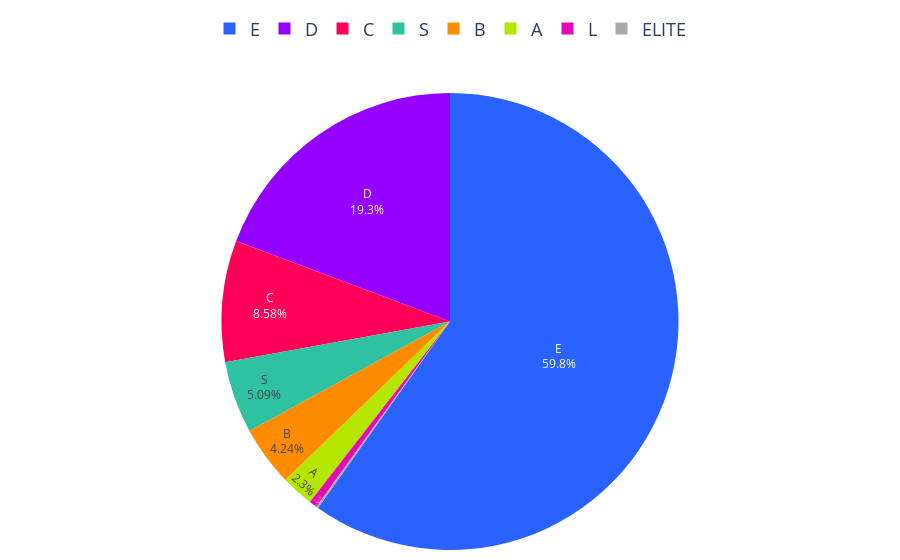

The notebook cell saved with this chart:
### Code cell
# Datos proporcionados
colores = ['#2962ff', '#9500ff', '#ff0059', '#ff8c00', '#b4e600', '#2EC2A2', '#E50CB6', '#A9A9A9']  # Añadimos gris

porcentajes = creditos_segmentos_2023['Porcentaje']
labels = creditos_segmentos_2023['Segmento']

# Asignar un color gris para los segmentos que no tengan porcentaje
# Crear un diccionario de colores con todos los segmentos, asignando gris a los que no tienen porcentaje
colores_segmentos = {segmento: colores[i] if segmento in labels.values else '#A9A9A9' 
                     for i, segmento in enumerate(segmentos)}

# Ordenar los segmentos según el orden deseado
orden_segmentos = ["E", "D", "C", "B", "A", "S", "L", "ELITE"]

# Crear lista de colores y valores en el orden especificado
colores_ordenados = [colores_segmentos.get(segmento, '#A9A9A9') for segmento in orden_segmentos]
valores_ordenados = [porcentajes[labels == segmento].sum() if segmento in labels.values else 0 for segmento in orden_segmentos]

# Crear gráfico de pastel
fig = go.Figure(data=[go.Pie(
    labels=orden_segmentos, 
    values=valores_ordenados, 
    marker=dict(colors=colores_ordenados)
)])

# Configuración de texto dentro del gráfico
fig.update_traces(
    textinfo='percent+label',  # Mostrar porcentaje y etiquetas
    textposition='inside'     # Ubicar texto dentro de las secciones
)

# Configuración de la leyenda
fig.update_layout(
    margin=dict(l=10, r=10, t=10, b=10),  # Ajusta los márgenes
    legend=dict(                  # Personaliza la leyenda
        x=0.5,  # Posición horizontal centrada
        y=1.1,  # Posición vertical ajustada al top
        font=dict(size=18),  # Tamaño de la fuente
        xanchor='center',  # Ancla en el centro horizontal
        yanchor='bottom',  # Ancla en la parte inferior de la leyenda
        orientation='h'  # Cambiar orientación de la leyenda a horizontal
    ), autosize=True,
    xaxis=dict(tickangle=45),  # Ajusta el ángulo de los ticks en el eje X
    yaxis=dict(tickangle=45),   # Ajusta el ángulo de los ticks en el eje Y
    showlegend=True              # Mostrar la leyenda
)

# Función para exportar la gráfica como archivo HTML con configuración personalizada
def guardar_grafico_como_html(fig, nombre_archivo, carpeta='assets/graficas'):
    if not os.path.exists(carpeta):
        os.makedirs(carpeta)
    
    # Configuración para desactivar herramientas no deseadas
    config = {
        'displaylogo': False,  # Ocultar logo de Plotly
        'modeBarButtonsToRemove': [
            'toImage',       # Botón de guardar como imagen
            'resetScale2d',  # Reset de ejes (no aplica aquí, pero lo incluimos como ejemplo)
            'zoom2d',        # Botón de zoom
            'pan2d',         # Botón de desplazamiento
        ]
    }
    # Exportar el gráfico con configuración
    pio.write_html(fig, f'{carpeta}/{nombre_archivo}.html', config=config)

# Exportar el gráfico
guardar_grafico_como_html(fig, 'g_pie_dist_creditos_segmento_2023', carpeta='assets/graficas')

# Mostrar el gráfico
fig.show()

### Figure 1 — Plotly figure (JSON) as saved in the notebook; plotly's stock layout.template omitted (floating-point values rounded to 4 significant figures)
{"data": [{"labels": ["E", "D", "C", "B", "A", "S", "L", "ELITE"], "marker": {"colors": ["#2962ff", "#9500ff", "#ff0059", "#ff8c00", "#b4e600", "#2EC2A2", "#E50CB6", "#A9A9A9"]}, "textinfo": "percent+label", "textposition": "inside", "type": "pie", "values": [59.8, 19.28, 8.582, 4.245, 2.298, 5.094, 0.5629, 0.1384]}], "layout": {"autosize": true, "legend": {"font": {"size": 18}, "orientation": "h", "x": 0.5, "xanchor": "center", "y": 1.1, "yanchor": "bottom"}, "margin": {"b": 10, "l": 10, "r": 10, "t": 10}, "showlegend": true, "xaxis": {"tickangle": 45}, "yaxis": {"tickangle": 45}}}
